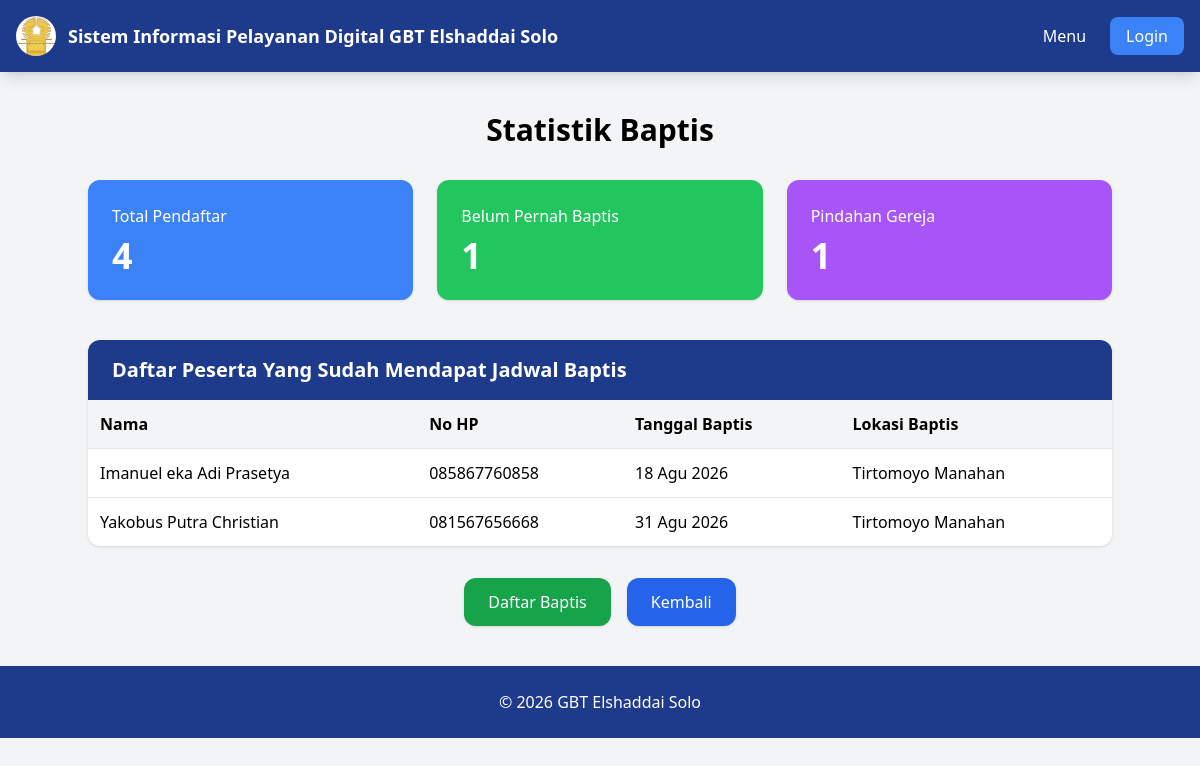
The page /lihat-baptis/ on the database its author committed.
### webgbt/models.py (models this page shows, shortened)
class Baptis(models.Model):
    JENIS_KELAMIN = (
        ('Laki-laki', 'Laki-laki'),
        ('Perempuan', 'Perempuan'),
    )
    STATUS = (
        ('draft', 'Draft'),
        ('diterima', 'Diterima'),
    )
    nama = models.CharField(max_length=100)
    tempat_lahir = models.CharField(max_length=100)
    tanggal_lahir = models.DateField()
    jenis_kelamin = models.CharField(
        max_length=20,
        choices=JENIS_KELAMIN
    )
    alamat = models.TextField()
    no_hp = models.CharField(max_length=15)
    jadwal_baptis = models.DateField(
        null=True,
        blank=True
    )
    lokasi_baptis = models.CharField(
        max_length=200,
        blank=True
    )
    created_at = models.DateTimeField(
        auto_now_add=True
    )
    status = models.CharField(
        max_length=20,
        choices=STATUS,
        default='draft'
    )

### webgbt/views.py (the view)
# urls.py: path('lihat-baptis/', views.lihat_baptis,name='lihatbaptis'),
def lihat_baptis(request):
    total = Baptis.objects.count()
    belum_baptis = Baptis.objects.filter(
        status="Belum Pernah Baptis"
    ).count()
    pindahan = Baptis.objects.filter(
        status="Pindahan Gereja"
    ).count()
    peserta_jadwal = Baptis.objects.exclude(
        jadwal_baptis__isnull=True
    ).order_by('-id')   # atau -created_at
    context = {
        'total': total,
        'belum_baptis': belum_baptis,
        'pindahan': pindahan,
        'peserta_jadwal': peserta_jadwal,
    }
    return render(request, 'lihatbaptis.html', context)

### webgbt/templates/lihatbaptis.html (shortened to what this page needs)
{% load static %}
<!DOCTYPE html>
<html>
<head>
    <script src="https://cdn.tailwindcss.com"></script>
</head>
<body class="bg-gray-100">
<header class="bg-blue-900 text-white shadow-lg">
    <div class="max-w-7xl mx-auto flex justify-between items-center p-4">
        <div class="flex items-center gap-3">
            <img src="{% static '/photo/logo.jpg' %}" class="w-10 h-10 rounded-full">
            <a href="{% url 'home' %}" class="text-white font-bold text-lg">
    Sistem Informasi Pelayanan Digital GBT Elshaddai Solo
</a>
        </div>
        <nav>
            <ul class="flex gap-6">
				<div class="relative group">
				<button class="text-white font-medium">
				Menu
				</button>
				</div>
			<ul class="flex gap-6 items-center">
			{% if user.is_authenticated %}
    <li class="text-white">
        Halo, {{ user.username }}
    </li>
    <li>
        <a href="{% url 'logout' %}"
           class="bg-red-500 text-white px-4 py-2 rounded-lg hover:bg-red-600">
           Logout
        </a>
    </li>
{% else %}
    <li>
        <a href="{% url 'login' %}"
           class="bg-blue-500 text-white px-4 py-2 rounded-lg hover:bg-blue-600">
           Login
        </a>
    </li>
	{% endif %}
			</ul>
        </nav>
    </div>
</header>
<div class="max-w-5xl mx-auto py-10">
    <h1 class="text-3xl font-bold text-center mb-8">
        Statistik Baptis
    </h1>
    <div class="grid md:grid-cols-3 gap-6">
        <div class="bg-blue-500 text-white p-6 rounded-xl shadow">
            <h2>Total Pendaftar</h2>
            <p class="text-4xl font-bold mt-2">
                {{ total }}
            </p>
        </div>
        <div class="bg-green-500 text-white p-6 rounded-xl shadow">
            <h2>Belum Pernah Baptis</h2>
            <p class="text-4xl font-bold mt-2">
                {{ belum_baptis }}
            </p>
        </div>
        <div class="bg-purple-500 text-white p-6 rounded-xl shadow">
            <h2>Pindahan Gereja</h2>
            <p class="text-4xl font-bold mt-2">
                {{ pindahan }}
            </p>
        </div>
    </div>
	<div class="mt-10 bg-white rounded-xl shadow overflow-hidden">
    <div class="bg-blue-900 text-white px-6 py-4">
        <h2 class="text-xl font-semibold">
            Daftar Peserta Yang Sudah Mendapat Jadwal Baptis
        </h2>
    </div>
    <table class="w-full">
        <thead class="bg-gray-100">
            <tr>
                <th class="p-3 text-left">Nama</th>
                <th class="p-3 text-left">No HP</th>
                <th class="p-3 text-left">Tanggal Baptis</th>
                <th class="p-3 text-left">Lokasi Baptis</th>
            </tr>
        </thead>
        <tbody>
        {% for peserta in peserta_jadwal %}
            <tr class="border-t hover:bg-gray-50">
                <td class="p-3">
                    {{ peserta.nama }}
                </td>
                <td class="p-3">
                    {{ peserta.no_hp }}
                </td>
                <td class="p-3">
                    {{ peserta.jadwal_baptis }}
                </td>
                <td class="p-3">
                    {{ peserta.lokasi_baptis }}
                </td>
            </tr>
        {% empty %}
            <tr>
                <td colspan="4" class="text-center p-6 text-gray-500">
                    Belum ada peserta yang mendapatkan jadwal baptis.
                </td>
            </tr>
        {% endfor %}
        </tbody>
    </table>
</div>
<div class="flex flex-col md:flex-row justify-center gap-4 mt-8">
    <a href="{% url 'baptis' %}"
       class="bg-green-600 hover:bg-green-700 text-white px-6 py-3 rounded-xl shadow text-center">
        Daftar Baptis
    </a>
    <a href="{% url 'home' %}"
       class="bg-blue-600 hover:bg-blue-700 text-white px-6 py-3 rounded-xl shadow text-center">
        Kembali
    </a>
</div>
</div>
</body>
<footer class="bg-blue-900 text-white text-center py-6">
    <p>© 2026 GBT Elshaddai Solo</p>
</footer>
</html>

### rows shown on the page
Baptis: nama "Imanuel eka Adi Prasetya", no_hp "085867760858", jadwal_baptis "18 Agu 2026", lokasi_baptis "Tirtomoyo Manahan"
Baptis: nama "Yakobus Putra Christian", no_hp "081567656668", jadwal_baptis "31 Agu 2026", lokasi_baptis "Tirtomoyo Manahan"

### other values the page prints
{{ total }} "4"
{{ belum_baptis }} "1"
{{ pindahan }} "1"
